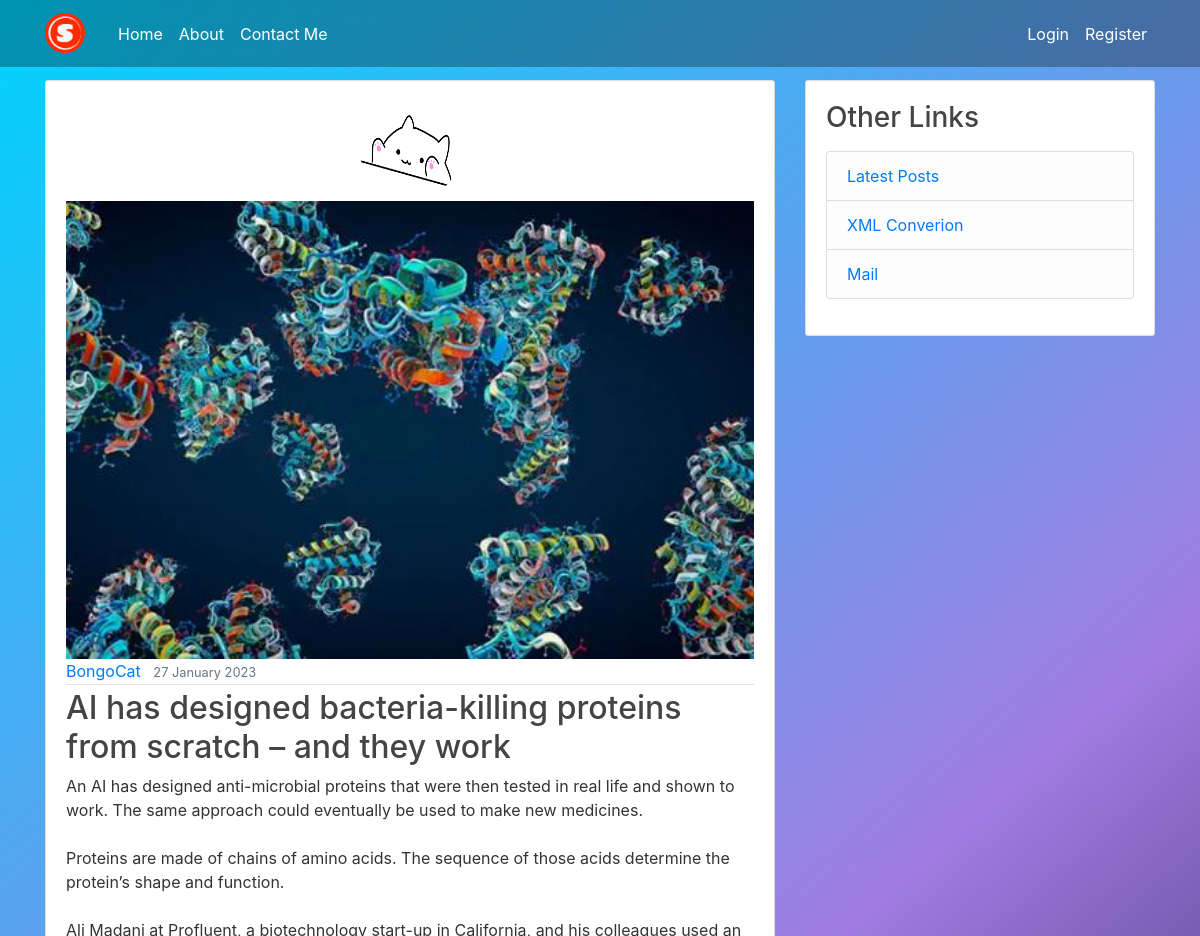
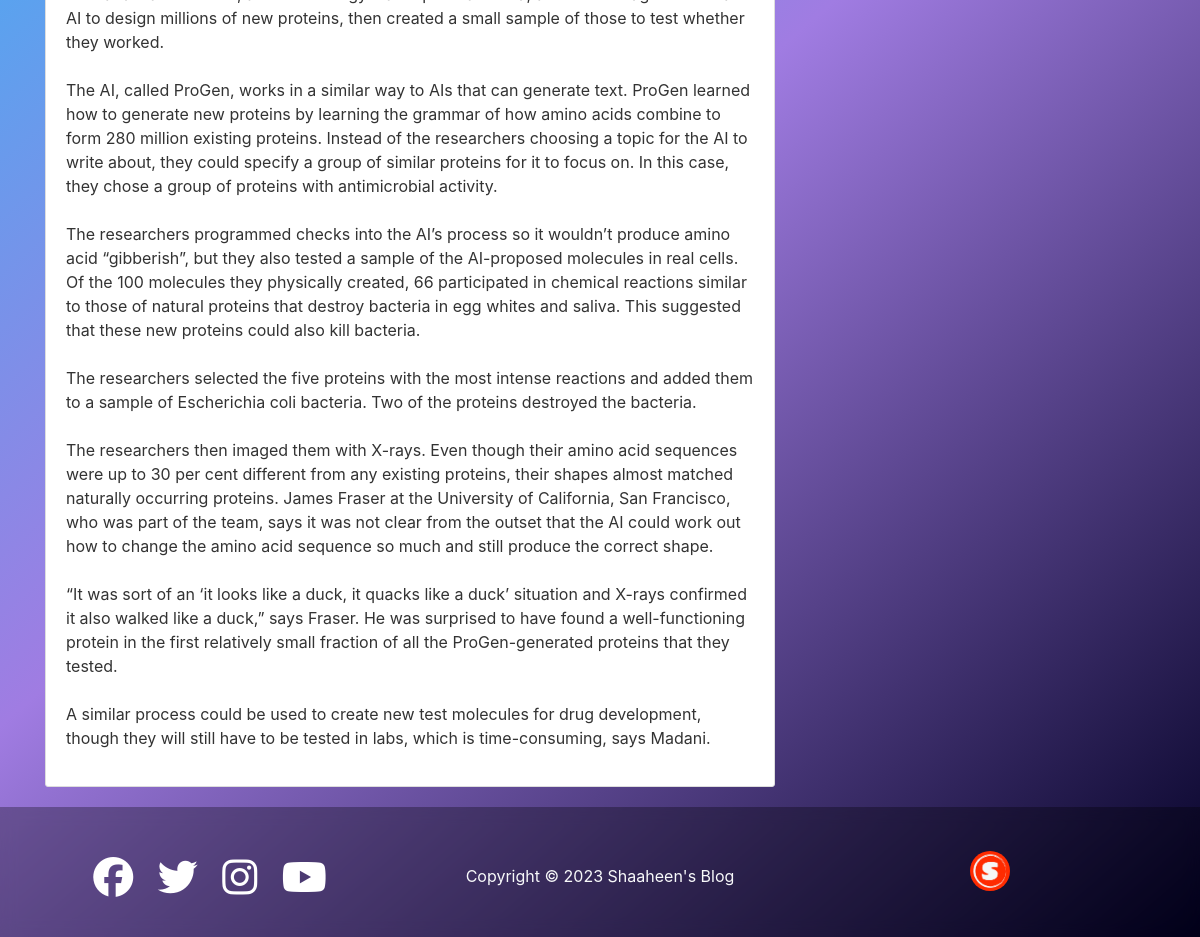
The page /post/39/ on the database its author committed (2 pictures, top to bottom).
### blog/models.py (models this page shows, shortened)
class Post(models.Model):
    title = models.CharField(max_length=100)
    content = models.TextField()
    date_posted = models.DateTimeField(default=timezone.now)
    author = models.ForeignKey(User, on_delete=models.CASCADE)#if user is deleted, their post is also deleted
    image = models.ImageField(default='post-default.jpg',upload_to='post_images')

### users/models.py (models this page shows, shortened)
class Profile(models.Model):
    user = models.OneToOneField(User, on_delete=models.CASCADE)
    image = models.ImageField(default='default.jpg', upload_to='profile_pics')
    linkedin = models.URLField(null=True)

### blog/views.py (the view)
# urls.py: path('post/<int:pk>/', PostDetailView.as_view(), name='post-detail'),# blog/post_detail.html
class PostDetailView(DetailView): # blog/post_detail.html
    model = Post

### blog/templates/blog/post_detail.html (shortened to what this page needs)
{% extends "blog/base.html" %}
{% block content %}
    <article class="media content-section">
        <img class="rounded-circle article-img-post_detail" src="{{ object.author.profile.image.url }}">
        <img class="article-cover-image" src="{{ object.image.url }}" alt="cover image">
        <div class="media-body">
            <div class="article-metadata">
                <a class="mr-2" href="{% url 'user-posts' object.author.username %}">{{ object.author }}</a>
                <small class="text-muted">{{ object.date_posted|date:"d F Y" }}</small>
            </div>
            <h2 class="article-title">{{ object.title }}</h2>
            <p class="article-content">{{ object.content }}</p>
        </div>
    </article>
{% endblock content %}
{% block side_links %}
  <li class="list-group-item list-group-item-light"><a href="mailto:{{ object.author.profile.user.email }}">Mail</a></li>
{% endblock %}

### blog/static/blog/main.css (style rules this page uses)
html { min-height: calc(100vh - 100px); }
body { background: rgb(2,0,36); background: linear-gradient(319deg, rgba(2,0,36,1) 0%, rgba(160,124,226,1) 43%, rgba(0,212,255,1) 100%) no-repeat ; background-size: cover; color: #333333; margin-top: 5rem; background-attachment: fixed; }
h1, h2, h3, h4, h5, h6 { color: #444444; }
.content-section { background: #ffffff; padding: 20px 20px; border: 1px solid #dddddd; border-radius: 3px; margin-bottom: 20px; flex-direction: column; }
.article-title { color: #444444; }
.article-content { white-space: pre-line; }
.article-img-post_detail { height: 100px; width: 100px; align-self: center; }
.article-cover-image { height:100%; width: 100%; }
.article-metadata { padding-bottom: 1px; margin-bottom: 4px; border-bottom: 1px solid #e3e3e3 }

### rows shown on the page
Post: author.profile.image (picture), image (picture), author "BongoCat", date_posted "27 January 2023", title "AI has designed bacteria-killing proteins from scratch – and they work", content "An AI has designed anti-microbial proteins that were then tested in real life and shown to work. The same approach could eventually be used to make new medicines. Proteins are made of chains of amino acids. The sequence of those acids determine the protein’s shape and function. Ali Madani at Profluent, a biotechnology start-up in California, and his colleagues used an AI to design millions of new proteins, then created a small sample of those to test whether they worked. The AI, called ProGen, works in a similar way to AIs that can generate text. ProGen learned how to generate new proteins by learning the grammar of how amino acids combine to form 280 million existing proteins. Instead of…"
